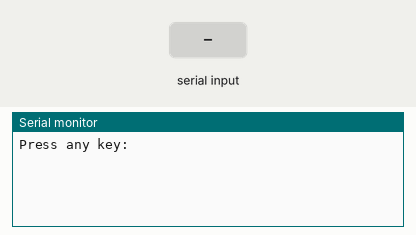
Recording of a sketch running on a simulated Arduino Uno, built with avr-gcc and run on an emulated ATmega328P. Shown: the last lines printed to the serial monitor. The inputs (shaded band) are chosen by the test bench.

Above: at 1.2 s.
1.3 s: "1" received over Serial
At 2.5 s:
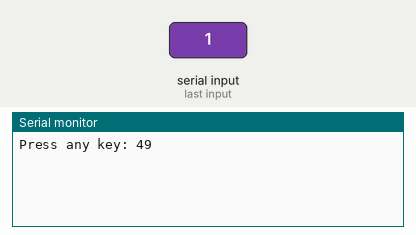
2.8 s: "0" received over Serial
At 3.8 s:
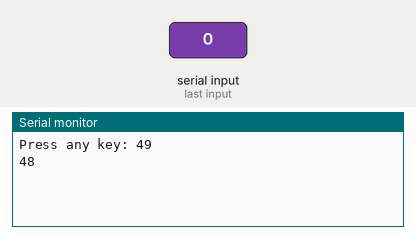
4.3 s: "2" received over Serial
At 4.9 s:
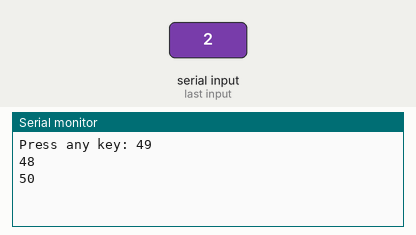

Measured:
- after the input at 1.3 s, the serial monitor: prints a new line at once (image 1)
- after the input at 2.8 s, the serial monitor: prints a new line at once (image 2)
- after the input at 4.3 s, the serial monitor: prints a new line at once (image 3)

The sketch:

SerialPrint.ino
```cpp
void
setup() {
  Serial.begin(38400);
  Serial.print("Press any key: ");
}

void
loop() {
  if(Serial.available()) {
    Serial.println(Serial.read());
  }
}
```
